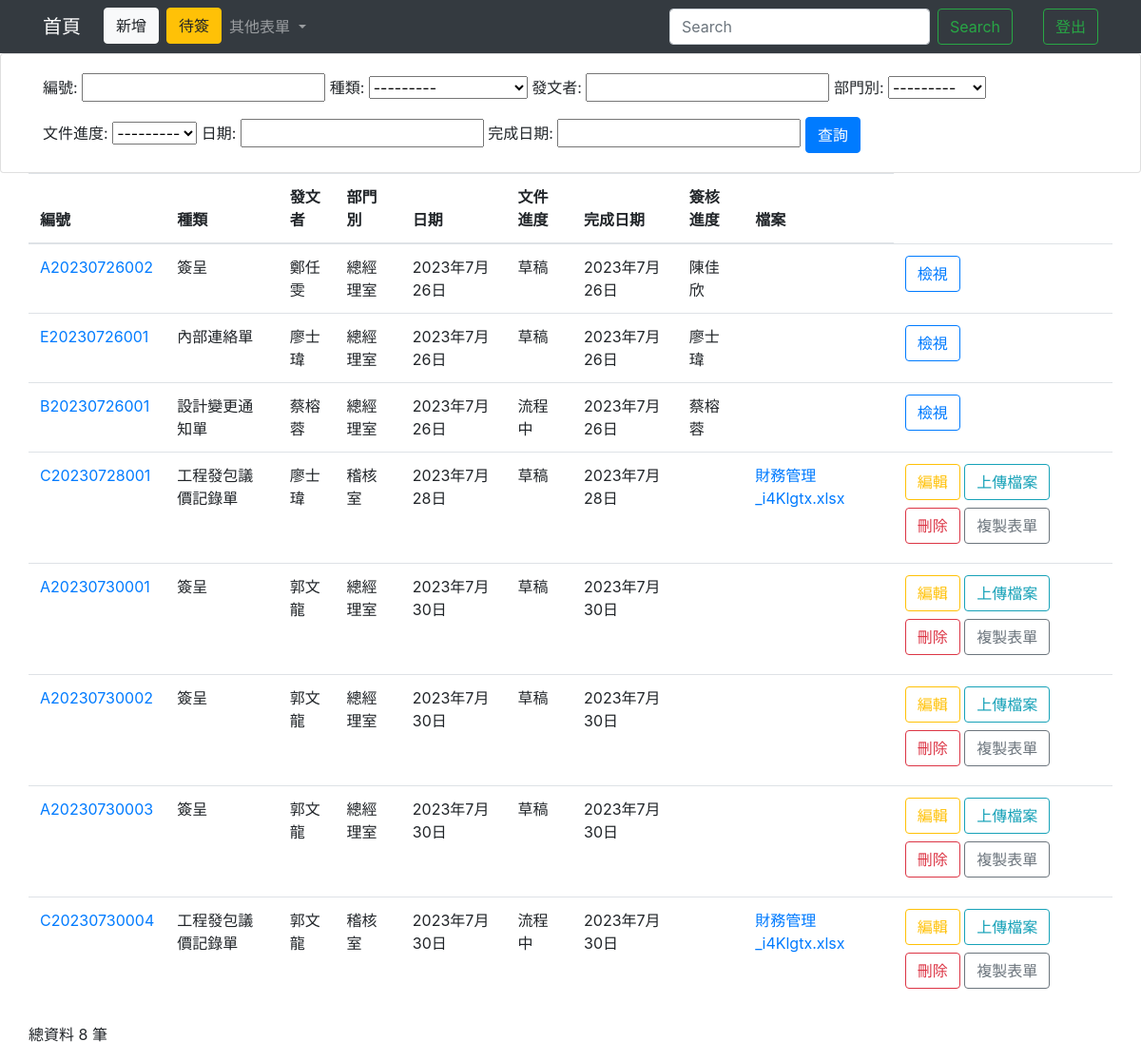
The app's page /homeIndex/ with its own data.
### testapp/models.py (models this page shows)
class Home(models.Model):
    TYPE = (("簽呈","簽呈"),("會議記錄","會議記錄"),("內部連絡單","內部連絡單"),
            ("工程發包議價記錄單","工程發包議價記錄單"),("設計變更通知單","設計變更通知單"))
    DEP = (("總經理室","總經理室"),("稽核室","稽核室"),("文管中心","文管中心"),
            ("管理部","管理部"),("業務設計部","業務設計部"),("廠務部","廠務部"))
    PRO = (("草稿","草稿"),("流程中","流程中"),("廢單","廢單"),("結案","結案"))
    REC = (("None","無"),("郭文龍","郭文龍"),("侯國興","侯國興"),("郭文河","郭文河"),("高晟琅","高晟琅"),("黃睿堂","黃睿堂"),("鄭任雯","鄭任雯"),("高麗華","高麗華"),("侯宗仁","侯宗仁"),("黃美禎","黃美禎"),("江水木","江水木"),("吳建進","吳建進"),("王韋盛","王韋盛"),("陳佳欣","陳佳欣"),("蔡孟亭","蔡孟亭"),("馮文明","馮文明"),("陳恆瑞","陳恆瑞"),("郭文欽","郭文欽"),("陳春能","陳春能"),("黃春北","黃春北"))
    cNumber = models.CharField(max_length=50, default='', null=False)
    cAuther = models.CharField(max_length=20, null=False)#姓名
    cDepartment = models.CharField(max_length=50,null=False, choices=DEP)#單位
    cType = models.CharField(max_length=10,default=" ",null=False, choices=TYPE)
    cProgress = models.CharField(max_length=20,null=False,default='',choices=PRO)
    cDate = models.DateField(null=False)#日期
    cEndDate = models.DateField(blank=True, null=True)
    cLock = models.CharField(max_length=5,null=False,default='否')
    cReceive  = models.CharField(max_length=20,blank=True,null=True,choices=REC)
    cFile = models.FileField(blank=True, null=True)

### testapp/views.py (the view)
# urls.py: path('homeIndex/',homeIndex),
def homeIndex(request):
    if request.user.is_authenticated:
        username=request.user.username
        authenticate=request.user.is_staff
        firstname = request.user.first_name
    if 'q' in request.GET:
        q = request.GET['q']
        multiple_q = Q(Q(cNumber__icontains=q) | Q(cType__icontains=q) | Q(cAuther__icontains=q) | Q(cProgress__icontains=q) | Q(cDate__icontains=q) | Q(cEndDate__icontains=q))
        all = Home.objects.filter(multiple_q)
    else:
        all = Home.objects.all().order_by("id")
        homeFilter = HomeFilter(request.GET, queryset=all)
        all = homeFilter.qs
    allHomeCount = len(all)
    return render(request, "homeIndex.html",locals())

### templates/homeIndex.html (shortened to what this page needs)
<!DOCTYPE html>
<html lang="en">
<head>
  <link rel="stylesheet" href="https://cdn.jsdelivr.net/npm/bootstrap@4.6.2/dist/css/bootstrap.min.css">
  {% load static %}
</head>
<body>
  <nav class="navbar navbar-expand-lg navbar-dark bg-dark">
    <div class="container">
      <a class="navbar-brand" href="/homeIndex/">首頁</a>
      <div class="collapse navbar-collapse" id="navbarSupportedContent">
        <ul class="navbar-nav mr-auto">
          <ul class="navbar-nav ml-2">
            <li class="nav-item">
              <button class="btn btn-light my-2 my-sm-0" onclick="home()">新增</button>
            </li>
          </ul>
          <ul class="navbar-nav ml-2">
            <li class="nav-item">
              <button class="btn btn-warning my-2 my-sm-0" id="{{firstname}}" onclick="perosonIndex(event)">待簽</button>
            </li>
          </ul>
          <li class="nav-item dropdown">
            <a class="nav-link dropdown-toggle" href="#" role="button" data-toggle="dropdown" aria-expanded="false">
              其他表單
            </a>
          </li>
        </ul>
        <form class="form-inline my-2 my-lg-0">
          <input class="form-control mr-sm-2" name='q' type="search" placeholder="Search" aria-label="Search">
          <button class="btn btn-outline-success my-2 my-sm-0" type="submit">Search</button>
        </form>
        <ul class="navbar-nav ml-2">
          <li class="nav-item active">
            <a class="nav-link disabled" style="color: green;">{{firstname}} <span class="sr-only">(current)</span></a>
          </li>
        </ul>
        <ul class="navbar-nav ml-2">
          <li class="nav-item">
            <button class="btn btn-outline-success my-2 my-sm-0" onclick="Logout(event)">登出</button>
          </li>
        </ul>
      </div>
    </div>
  </nav>
  <div class="card card-body">
    <form method="GET">
      <div class="container">
        編號: {{homeFilter.form.cNumber}}
        種類: {{homeFilter.form.cType}}
        發文者: {{homeFilter.form.cAuther}}
        部門別: {{homeFilter.form.cDepartment}}
        <span class="mt-2">文件進度: {{homeFilter.form.cProgress}}</span>
        <span class="mt-2">日期: {{homeFilter.form.cDate}}</span>
        <span class="mt-2">完成日期: {{homeFilter.form.cEndDate}}</span>
        <input type="submit" class="btn btn-primary" value="查詢" />
      </div>
    </form>
  </div>
  <form action="." method="POST">
    <div class="container-lg">
      <div class="row">
        <table class="table">
          <thead>
            <th scope="col">編號</th>
            <th scope="col">種類</th>
            <th scope="col">發文者</th>
            <th scope="col">部門別</th>
            <th scope="col">日期</th>
            <th scope="col">文件進度</th>
            <th scope="col">完成日期</th>
            <th scope="col">簽核進度</th>
            <th scope="col">檔案</th>
          </thead>
          <tbody>
            {% for unit in all %}
            <tr>
              {% if unit.cType == "簽呈" %}
                <td><a href="/signView/{{unit.cNumber}}/">{{unit.cNumber}}</a> </td>
              {% elif unit.cType == "會議記錄" %}
                <td><a href="/meetingView/{{unit.cNumber}}/">{{unit.cNumber}}/a> </td>
              {% elif unit.cType == "內部連絡單" %}
                <td><a href="/contactView/{{unit.cNumber}}/">{{unit.cNumber}}</a></td>
              {% elif unit.cType == "工程發包議價記錄單" %}
                <td><a href="/contractView/{{unit.cNumber}}/">{{unit.cNumber}}</a></td>
              {% else %}
                <td><a href="/changeView/{{unit.cNumber}}/">{{unit.cNumber}}</a></td>
              {% endif %}
              <td>{{unit.cType}}</td>
              <td>{{unit.cAuther}}</td>
              <td>{{unit.cDepartment}}</td>
              <td>{{unit.cDate}}</td>
              <td>{{unit.cProgress}}</td>
              <td>{{unit.cEndDate}}</td>
              {% if unit.cReceive != "None" %}
                <td>{{unit.cReceive}}</td>
              {% else %}
              <td></td>
              {% endif %}
              {% if unit.cFile != None %}
                <td><a href="http://127.0.0.1:8000/media/{{unit.cFile}}" download>{{unit.cFile}}</a></td>
              {% else %}
                <td>{{unit.cFile}}</td>
              {% endif %}
              {% if unit.cLock == "否" %}
                {% if unit.cReceive == "None" %}
                <td>
                  <button type="button" class="btn btn-outline-warning mb-2" id="Detail/{{unit.cNumber}}" onclick="Detail(event)">編輯</button>
                  <button type="button" class="btn btn-outline-info mb-2" id="{{unit.id}}" onclick="Edit(event)">上傳檔案</button>
                  <button type="button" class="btn btn-outline-danger mb-2" id="{{unit.id}}" onclick="Delete(event)">刪除</button>
                  <button type="button" class="btn btn-outline-secondary mb-2" id="{{unit.cNumber}}" onclick="Copy(event)">複製表單</button>
                </td>
                {% else %}
                  {% if unit.cType == "簽呈" %}
                    <td>
                      <button type="button" class="btn btn-outline-primary" id="signView/{{unit.cNumber}}" onclick="View(event)">檢視</button>
                    </td>
                  {% elif unit.cType == "內部連絡單" %}
                    <td>
                      <button type="button" class="btn btn-outline-primary" id="contactView/{{unit.cNumber}}" onclick="View(event)">檢視</button>
                    </td>
                  {% elif unit.cType == "會議記錄" %}
                    <td>
                      <button type="button" class="btn btn-outline-primary" id="meetingView/{{unit.cNumber}}" onclick="View(event)">檢視</button>
                    </td>
                  {% elif unit.cType == "工程發包議價記錄單" %}
                    <td>
                      <button type="button" class="btn btn-outline-primary" id="contractView/{{unit.cNumber}}" onclick="View(event)">檢視</button>
                    </td>
                  {% else %}
                    <td>
                      <button type="button" class="btn btn-outline-primary" id="changeView/{{unit.cNumber}}" onclick="View(event)">檢視</button>
                    </td>
                  {% endif %}
                {% endif %}
              {% elif unit.cLock == "是" and authenticate == True %}
              <td>
                <button type="button" class="btn btn-outline-info" id="{{unit.id}}" onclick="Edit(event)">編輯</button>
              </td>
              {% endif %}
            </tr>
            {% endfor %}
          </tbody>
        </table>
      </div>
    </div>
  </form>
  <div class="container">
    <div class="row">
      <p>總資料 {{allHomeCount}} 筆</p>
    </div>
  </div>
</body>
</html>

### records on screen
Home: cNumber "A20230726002", cType "簽呈", cAuther "鄭任雯", cDepartment "總經理室", cDate "2023年7月26日", cProgress "草稿", cEndDate "2023年7月26日", cReceive "陳佳欣"
Home: cNumber "E20230726001", cType "內部連絡單", cAuther "廖士瑋", cDepartment "總經理室", cDate "2023年7月26日", cProgress "草稿", cEndDate "2023年7月26日", cReceive "廖士瑋"
Home: cNumber "B20230726001", cType "設計變更通知單", cAuther "蔡榕蓉", cDepartment "總經理室", cDate "2023年7月26日", cProgress "流程中", cEndDate "2023年7月26日", cReceive "蔡榕蓉"
Home: cNumber "C20230728001", cType "工程發包議價記錄單", cAuther "廖士瑋", cDepartment "稽核室", cDate "2023年7月28日", cProgress "草稿", cEndDate "2023年7月28日", cReceive "None" (drawn), cFile "財務管理_i4Klgtx.xlsx"
Home: cNumber "A20230730001", cType "簽呈", cAuther "郭文龍", cDepartment "總經理室", cDate "2023年7月30日", cProgress "草稿", cEndDate "2023年7月30日", cReceive "None" (drawn)
Home: cNumber "A20230730002", cType "簽呈", cAuther "郭文龍", cDepartment "總經理室", cDate "2023年7月30日", cProgress "草稿", cEndDate "2023年7月30日", cReceive "None" (drawn)
Home: cNumber "A20230730003", cType "簽呈", cAuther "郭文龍", cDepartment "總經理室", cDate "2023年7月30日", cProgress "草稿", cEndDate "2023年7月30日", cReceive "None" (drawn)
Home: cNumber "C20230730004", cType "工程發包議價記錄單", cAuther "郭文龍", cDepartment "稽核室", cDate "2023年7月30日", cProgress "流程中", cEndDate "2023年7月30日", cReceive "None" (drawn), cFile "財務管理_i4Klgtx.xlsx"

### other values on screen
{{ allHomeCount }} "8"
